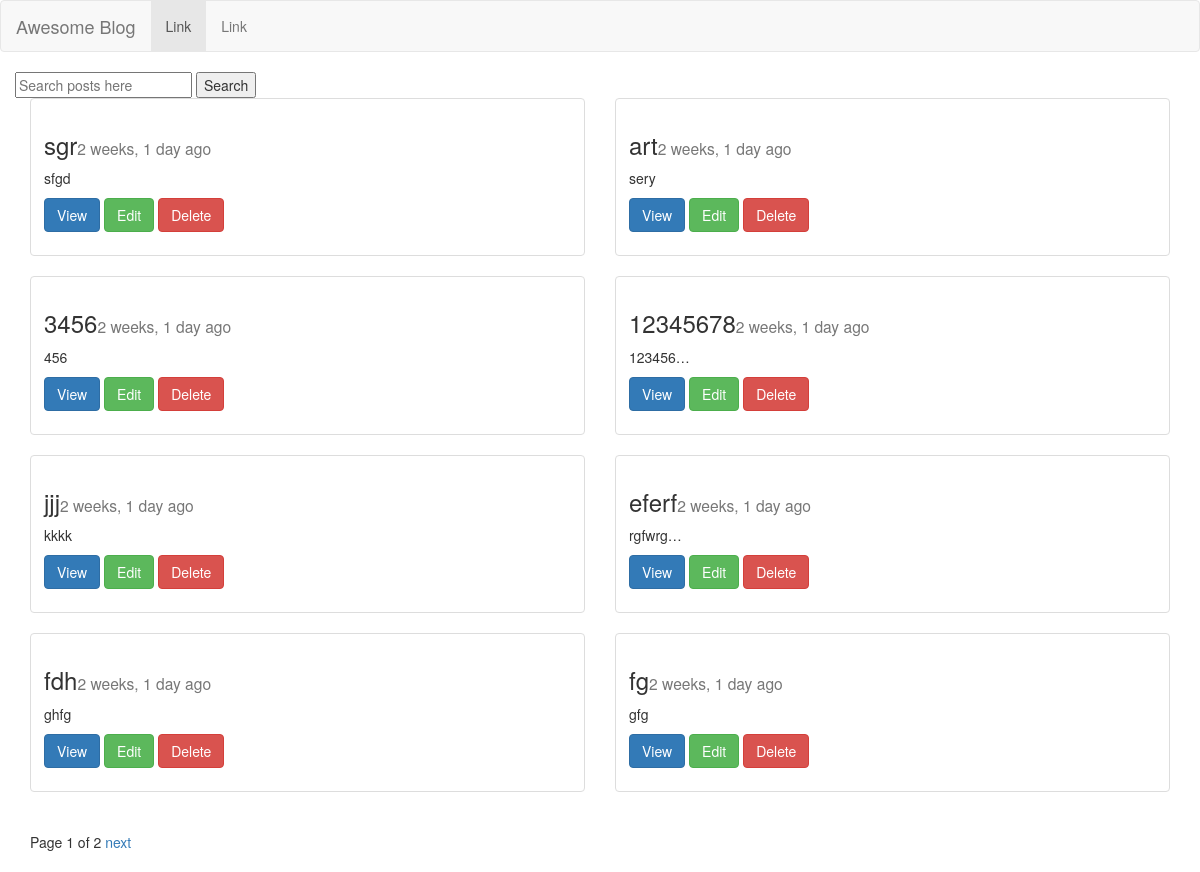
The app's page /posts/list/, older data.
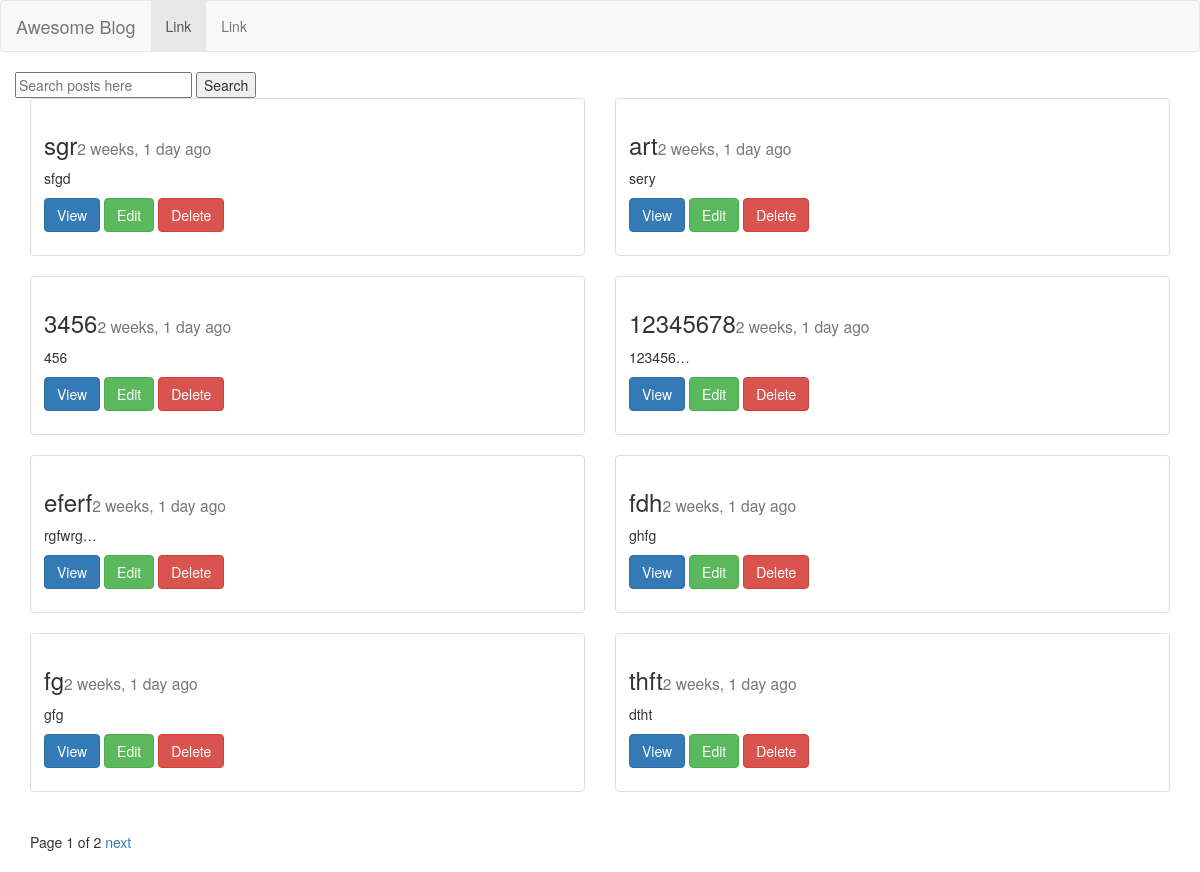
The same page, newer data.
### posts/models.py (models this page shows)
class Post(models.Model):
	author = models.ForeignKey(User, default=1) #when there is foreign key that mean many objects to one user
	title = models.CharField(max_length=50)
	content = models.TextField()
	slug = models.SlugField(unique=True, null=True)
	image = models.ImageField(upload_to="blog_image", null=True, blank=True)
	draft = models.BooleanField(default=False)
	publish = models.DateField()
	updated = models.DateTimeField(auto_now = True)
	timestamp =  models.DateTimeField(auto_now_add = True)
	def __str__(self):
		return self.title
	def get_absolute_url(self):
		return reverse ("posts:detail", kwargs = {"slug": self.slug})
	class Meta:
		ordering = ['-timestamp'] #for ordering everything by defult

### posts/views.py (the view, shortened to what this page needs)
def post_list(request):
    today = timezone.now().date()
    if request.user.is_staff or request.user.is_superuser:
        obj_list = Post.objects.all()
    else:
        obj_list = Post.objects.filter(draft=False).filter(publish__lte=today) #.order_by('-timestamp', 'title') to order for certine html
    query = request.GET.get("q")
    paginator = Paginator(obj_list, 8) # Show 5 contacts per page
    page = request.GET.get('page')
    try:
        objs = paginator.page(page)
    except PageNotAnInteger:
        objs = paginator.page(1)
    except EmptyPage:
        objs = paginator.page(paginator.num_pages)
    context = {
    "post_list": objs,
    "today":today,
    }
    return render(request, "post_list.html", context)

### posts/templates/post_list.html (shortened to what this page needs)
{% extends 'base.html' %}
{% block content %}
	<div class="row">
  <form action="{% url 'posts:list' %}" method="GET">
    <input type="text" name="q" placeholder="Search posts here" value="{{request.GET.q}}">
    <input type="submit" value="Search">
  </form>
	{% for x in post_list %}
		<div class="col-sm-6">
			<div class="thumbnail">
      			<div class="caption">
       			 <h3>{{x.title}}<small>{{x.publish|timesince}} ago</small></h3>
      			  <p>{{x.content|linebreaks|truncatechars:10}}</p>
       			  <p>
		        	<a href="{{x.get_absolute_url}}" class="btn btn-primary">View</a>
					<a href="{% url 'posts:update' slug=x.slug %}" class="btn btn-success">Edit</a>
					<a href="{% url 'posts:delete' slug=x.slug %}" class="btn btn-danger">Delete</a>
        		</p>
     			</div>
    		</div>
    	</div>
	{% endfor %}
	</div>
	<div class="pagination">
    <span class="step-links">
        <span class="current">
            Page {{ post_list.number }} of {{ post_list.paginator.num_pages }}
        </span>
        {% if post_list.has_next %}
            <a href="?page={{ post_list.next_page_number }}&q={{request.GET.q}}">next</a>
        {% endif %}
    </span>
</div>
{% endblock content %}

Row changes from the older to the newer data that the page shows:
removed Post: title "jjj", publish "2 weeks, 1 day", content "kkkk"
now on this page (row unchanged): Post: title "thft", publish "2 weeks, 1 day", content "dtht"
